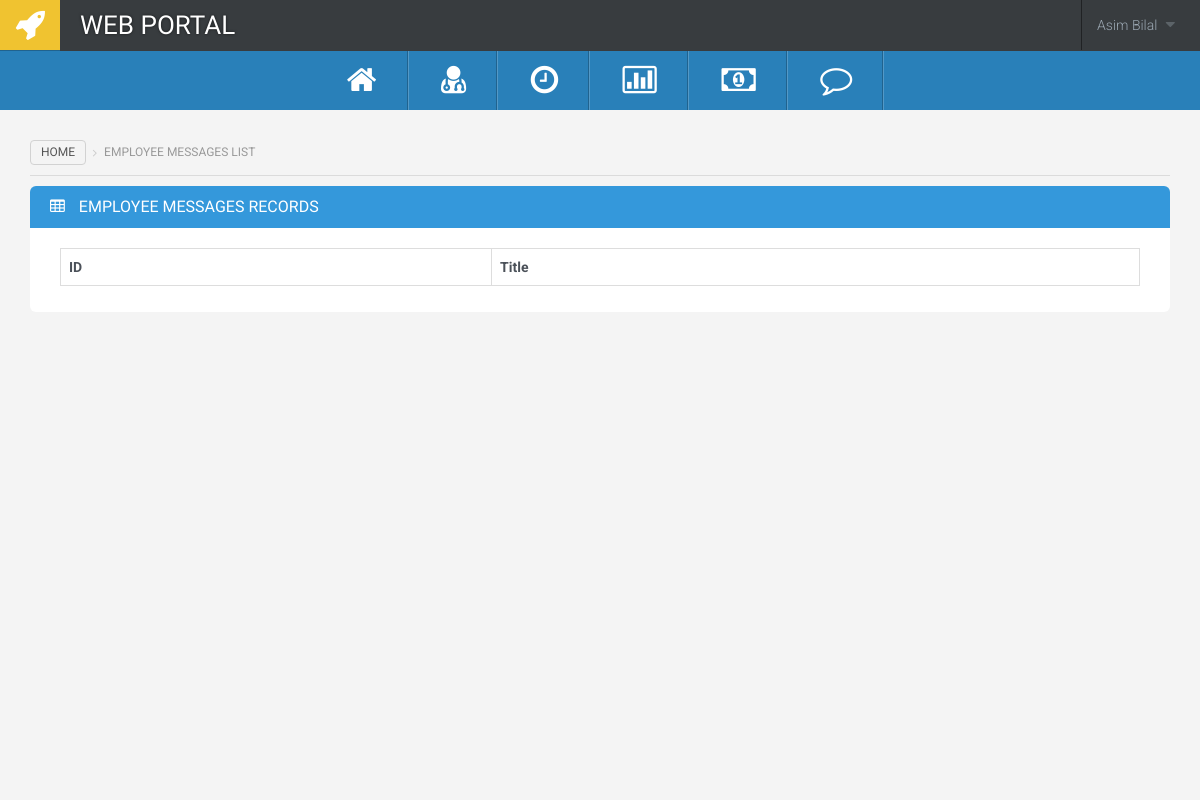
/supportList.php (signed in), run on an earlier commit of the app's database.
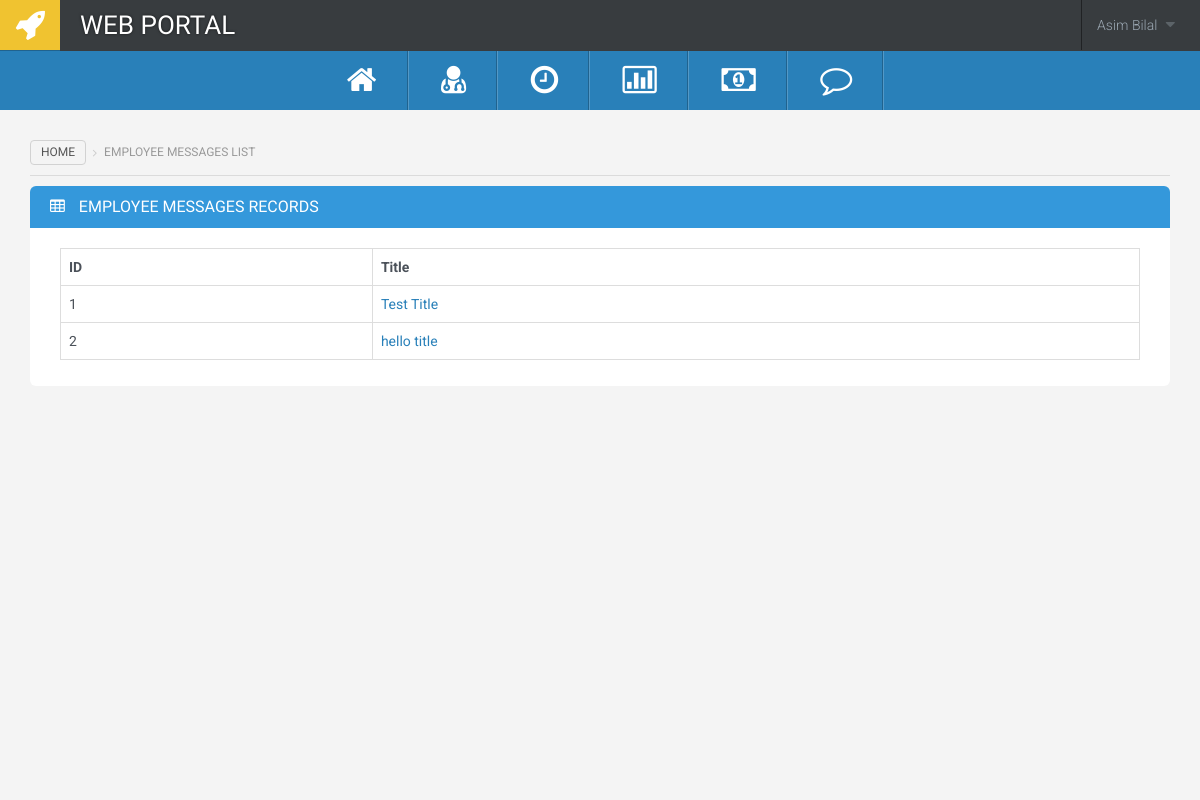
And on a later commit of the database.
### tables this page shows
CREATE TABLE `support` (
  `support_id` int(10) NOT NULL,
  `user_id` int(10) NOT NULL,
  `subject` text NOT NULL,
  `message` text NOT NULL,
  `date` text NOT NULL,
  `fullName` text NOT NULL
);

### controller/supportListController.php (called while the page is built, shortened)
<?php
include("connection.php");
    $userRecords = [];
    $sql = "SELECT * FROM support " ;
    $result = $conn->query($sql);
?>

### supportList.php (the view, shortened to what this page needs)
<?php
 include("header.php");
 include("controller/supportListController.php");
?>
<div class="main-content">
    <ol class="breadcrumb">
  <li><a href="index.php">Home</a></li>
  <li class="active">Employee Messages List</li>
</ol>
<div class="widget widget-blue">
      <div class="widget-title">
        <h3><i class="fa fa-table"></i>  Employee Messages Records</h3>
      </div>
      <div class="widget-content">
        <div class="table-responsive">
          <table class="table table-bordered table-hover">
            <thead>
              <tr>
                <th>ID</th>
                <th>Title</th>
              </tr>
            </thead>
            <tbody>
            <?php foreach ( $userRecords as $key =>  $user ) { ?>
              <tr>
                <td><?php echo $key+1; ?></td>
                <td>
                    <a href="viewMessage.php?id=<?php echo $user[2]; ?>">
                      <?php
                      echo $user[0]; ?>
                    </a>
                </td>
              </tr>
              <?php } ?>
            </tbody>
          </table>
        </div>
      </div>
    </div>
  </div>
</div>
</body>
</html>

What changed in the data, as far as the page shows it:
added support: subject "Test Title"
added support: subject "hello title"
